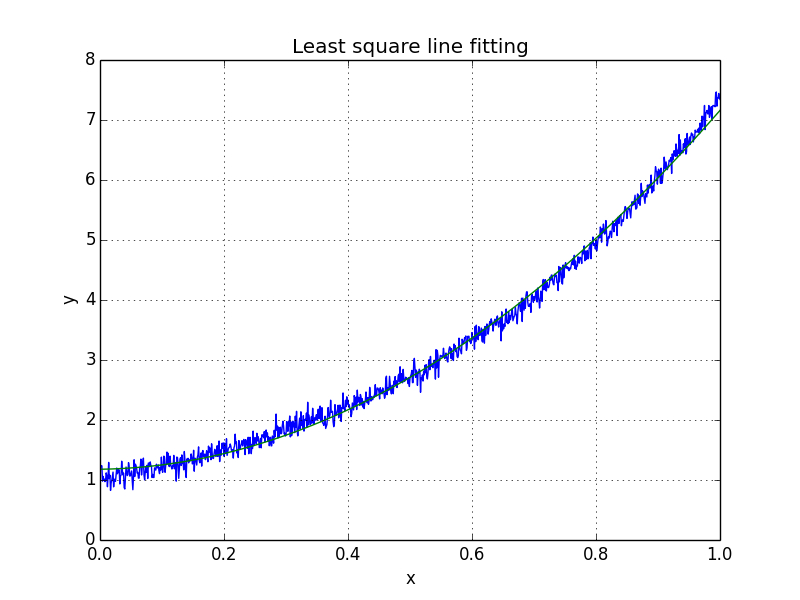

The script that saved this image:
import scipy.io as sio
import matplotlib.pyplot as plt
import numpy as np
data = sio.loadmat('data.mat')
x = data['x'].reshape([-1, 1])
y = data['y'].reshape([-1, 1])

plt.plot(x,y)
plt.grid()

X = np.hstack((np.ones((len(x),1)),np.power(x,1),np.power(x,2)))
X_t = X.transpose((1,0))
sol = np.dot(np.linalg.inv(np.dot(X_t,X)),np.dot(X_t,y))

plt.hold(True)
plt.plot(x,sol[0]+sol[1]*x+sol[2]*np.power(x,2))

plt.title('Least square line fitting')
plt.xlabel('x')
plt.ylabel('y')
plt.savefig('a4_p1.png')
plt.clf()
